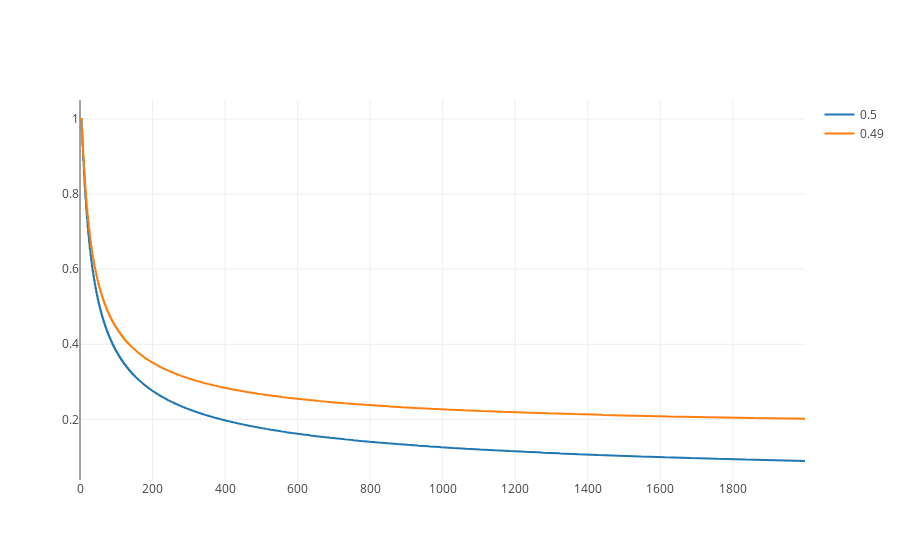

Notebook code cell kept with this figure:
### Code cell
x_steps_close(steps=5, time_range=2000, p_forward=[0.5, 0.49])

### Figure 1 — Plotly figure (JSON) as saved in the notebook; plotly's stock layout.template omitted (floating-point values rounded to 4 significant figures; data arrays with more than 128 entries replaced by an {"elided": "..."} marker saying what was removed)
{"data": [{"name": 0.5, "type": "scatter", "x": {"elided": "2000 int values"}, "y": {"elided": "2000 float values"}}, {"name": 0.49, "type": "scatter", "x": {"elided": "2000 int values"}, "y": {"elided": "2000 float values"}}], "layout": {}}
